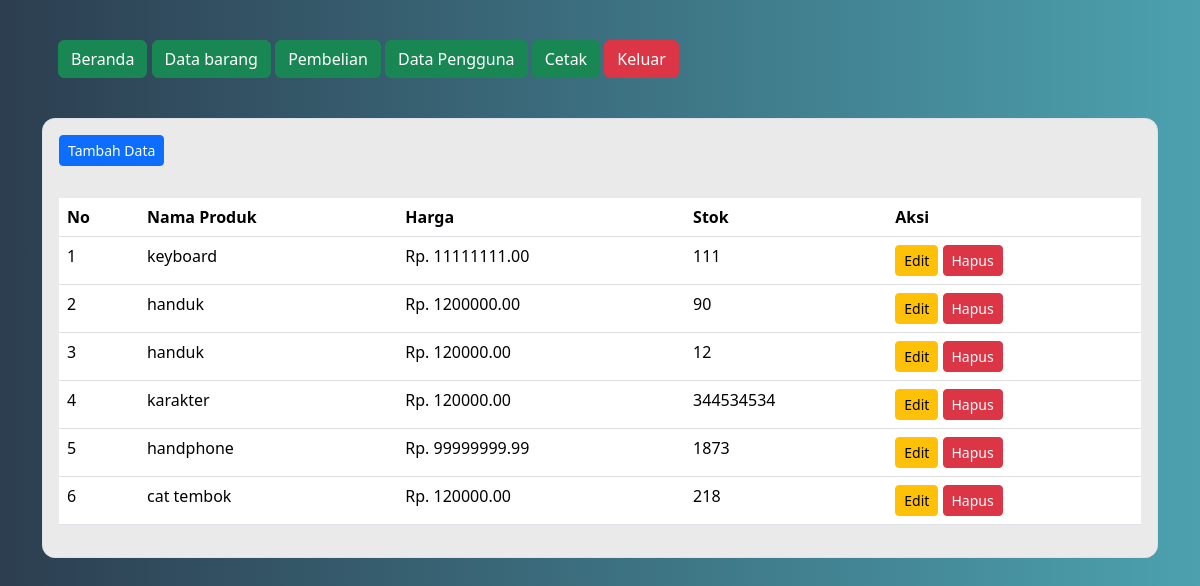
Page /administrator/data_barang.php (signed in) on the committed database.
### tables this page shows
CREATE TABLE `produk` (
  `ProdukID` int(11) NOT NULL,
  `NamaProduk` varchar(255) NOT NULL,
  `Harga` decimal(10,2) NOT NULL,
  `Stok` int(11) NOT NULL
);

### administrator/data_barang.php (the view, shortened to what this page needs)
<?php
include "header.php";
include "navbar.php";
?>
<div class="card mt-2">
    <div class="card-body">
        <button type="button" class="btn btn-primary btn-sm" data-bs-toggle="modal" data-bs-target="#tambah-data">
            Tambah Data
        </button>
    </div>
    <div class="card-body">
        <table class="table">
            <thead>
                <tr>
                    <th>No</th>
                    <th>Nama Produk</th>
                    <th>Harga</th>
                    <th>Stok</th>
                    <th>Aksi</th>
                </tr>
            </thead>
            <tbody>
                <?php
                include '../koneksi.php';
                $no = 1;
                $data = mysqli_query($koneksi, "select * from produk");
                while ($d = mysqli_fetch_array($data)) {
                ?>
                    <tr>
                        <td><?php echo $no++; ?></td>
                        <td><?php echo $d['NamaProduk']; ?></td>
                        <td>Rp. <?php echo $d['Harga']; ?></td>
                        <td><?php echo $d['Stok']; ?></td>
                        <td>
                            <button type="button" class="btn btn-warning btn-sm" data-bs-toggle="modal" data-bs-target="#edit-data<?php echo $d['ProdukID']; ?>">
                                Edit
                            </button>
                            <button type="button" class="btn btn-danger btn-sm" data-bs-toggle="modal" data-bs-target="#hapus-data<?php echo $d['ProdukID']; ?>">
                                Hapus
                            </button>
                        </td>
                    </tr>
                <?php } ?>
            </tbody>
        </table>
    </div>
</div>
<?php
include "footer.php";
?>

### administrator/header.php (shortened to what this page needs)
<DOCTYPE html>
    <html>
        <head>
            <link
            href="https://cdn.jsdelivr.net/npm/bootstrap@5.3.2/dist/css/bootstrap.min.css"
            rel="stylesheet"
>
</head>
<body>
    <div class="container">
    <div class="content">
    <link href="https://cdn.jsdelivr.net/npm/bootstrap@5.3.3/dist/css/bootstrap.min.css" rel="stylesheet">
    <link href="https://cdn.jsdelivr.net/npm/bootstrap-icons/font/bootstrap-icons.css" rel="stylesheet">

### administrator/navbar.php
<div class="glass-navbar mt-4 mb-4 p-3 rounded-4">
    <a href="index.php" class="btn btn-success">Beranda</a>
    <a href="data_barang.php" class="btn btn-success">Data barang</a>
    <a href="pembelian.php" class="btn btn-success">Pembelian</a>
    <a href="data_pengguna.php" class="btn btn-success">Data Pengguna</a>
    <a href="cetak.php" class="btn btn-success">Cetak</a>
    <a href="../logout.php" class="btn btn-danger">Keluar</a>
</div>

### administrator/footer.php (shortened to what this page needs)
</body>
</html>

### administrator/data_barang.php (style rules this page uses)
body { background: linear-gradient(to right, #2c3e50, #4ca1af); min-height: 100vh; font-family: 'Segoe UI', sans-serif; }
.card { background-color: #eaeaea; border: 1px solid #dee2e6; border-radius: 0.8rem; }

### rows in the picture
produk: NamaProduk "keyboard", Harga "11111111.00", Stok "111"
produk: NamaProduk "handuk", Harga "1200000.00", Stok "90"
produk: NamaProduk "handuk", Harga "120000.00", Stok "12"
produk: NamaProduk "karakter", Harga "120000.00", Stok "344534534"
produk: NamaProduk "handphone", Harga "99999999.99", Stok "1873"
produk: NamaProduk "cat tembok", Harga "120000.00", Stok "218"
